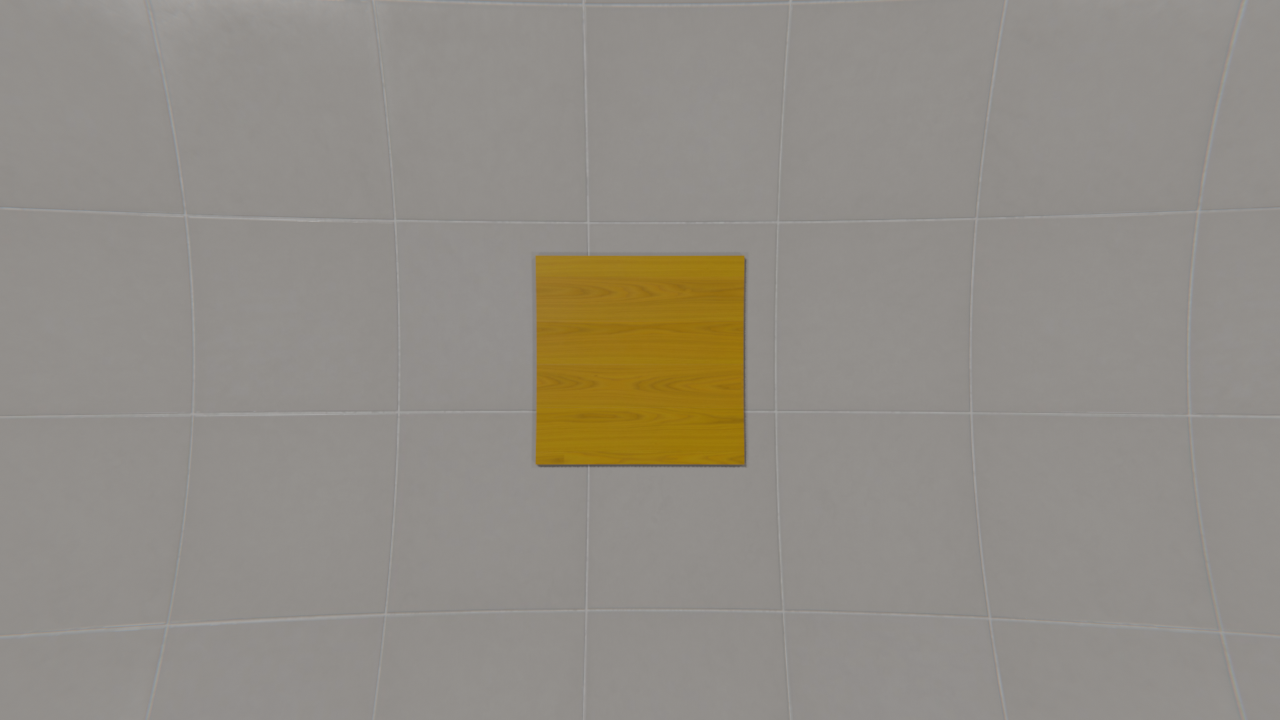
#> input picture training_images/Untitled1.png, 1280 x 720 px, found by its file name; its folder holds only this picture in this run
$ python generate_calib_json.py
#> lines starting #> are read from the running program, lines starting #| are printed output that depends on the picture; after the words box and inside, x2 and y2 are one past the last pixel; in counts of white or black regions, pixels touching at a corner belong together
### src/objectDetector.py
import cv2
import numpy as np
import math
from typing import Dict, Optional

"""
Functions for detecting object by color filtering, extracting contour and calculating the metrics
"""

def filter_by_color(
    image: np.ndarray,
    lower_hsv: np.ndarray,
    upper_hsv: np.ndarray,
) -> np.ndarray:
    """
    Converts BGR to HSV and applies thresholding.
    Uses an ELLIPTICAL kernel instead of a square kernel to preserve organic curves.
    Set use_morphology=False to disable post-processing entirely.
    """
    hsv_image = cv2.cvtColor(image, cv2.COLOR_BGR2HSV)
    mask = cv2.inRange(hsv_image, lower_hsv, upper_hsv)

    return mask


def extract_primary_contour(
    binary_mask: np.ndarray,
    min_area: float = 400.0
) -> Optional[np.ndarray]:
    """
    Detects contours using CHAIN_APPROX_NONE to preserve every exact perimeter point
    without corner approximation.
    """
    # CHAIN_APPROX_NONE stores all contour points (no straight line approximation)
    contours, _ = cv2.findContours(
        binary_mask, cv2.RETR_EXTERNAL, cv2.CHAIN_APPROX_NONE
    )

    best_contour = None
    best_score = -1.0

    for contour in contours:
        area = cv2.contourArea(contour)
        if area < min_area:
            continue

        perimeter = cv2.arcLength(contour, closed=True)
        if perimeter == 0:
            continue

        circularity = (4.0 * math.pi * area) / (perimeter ** 2)
        score = circularity * math.log(area)

        if score > best_score:
            best_score = score
            best_contour = contour

    return best_contour


def get_contour_metrics(contour: np.ndarray) -> Optional[Dict[str, any]]:
    area = cv2.contourArea(contour)
    moments = cv2.moments(contour)

    if moments["m00"] == 0:
        return None

    cx = int(moments["m10"] / moments["m00"])
    cy = int(moments["m01"] / moments["m00"])

    return {
        "center": (cx, cy),
        "area_px": area
    }

### training_images/generate_calib_json.py
import json
import sys
import os
sys.path.append(os.path.abspath(os.path.join(os.path.dirname(__file__), '..')))
import cv2
import numpy as np
from config import FRAME_WIDTH, FRAME_HEIGHT, LOWER_HSV, UPPER_HSV
from objectDetector import filter_by_color, extract_primary_contour, get_contour_metrics

"""
Writes into the json file that the data for calibration held. Runs from the command line.
"""

image_name = "Untitled"

def generate_calibration_dataset(
    images_dir: str = "training_images",
    json_path: str = "training_images/real_coordinates.json",
    output_path: str = "calibration_data.json"
) -> None:

#> called with images_dir = 'training_images', json_path = 'training_images/real_coordinates.json', output_path = 'calibration_data.json'
    if not os.path.exists(json_path):
        raise FileNotFoundError(f"Could not find real coordinates file at: {json_path}")

    if not os.path.exists(images_dir):
        raise FileNotFoundError(f"Could not find training images directory at: {images_dir}")

    # Load real world coordinates
    with open(json_path, "r") as f:
#> (reads training_images/real_coordinates.json from the repository)
        real_coords_list = json.load(f)

    calibration_samples = []

    for item in real_coords_list:
        sample_id = item["id"]
        img_filename = f"{image_name}{sample_id}.png"
        img_path = os.path.join(images_dir, img_filename)

        if not os.path.exists(img_path):
            print(f"  [WARNING] Image not found: {img_path}. Skipping.")
            continue

        image = cv2.imread(img_path)
#> image is the input picture: shape (720, 1280, 3); mean B, G, R 133.8, 141.5, 146.2

        # Resize image if it doesn't match config dimensions
        if image.shape[1] != FRAME_WIDTH or image.shape[0] != FRAME_HEIGHT:
            image = cv2.resize(image, (FRAME_WIDTH, FRAME_HEIGHT))

        # 1. Apply color filter using config HSV thresholds
        binary_mask = filter_by_color(image, LOWER_HSV, UPPER_HSV)
#> in filter_by_color, `hsv_image = cv2.cvtColor(image, cv2.COLOR_BGR2HSV)`: hsv_image: shape (720, 1280, 3); mean H, S, V 16.3, 21.1, 146.2
#> in filter_by_color, `mask = cv2.inRange(hsv_image, lower_hsv, upper_hsv)`:
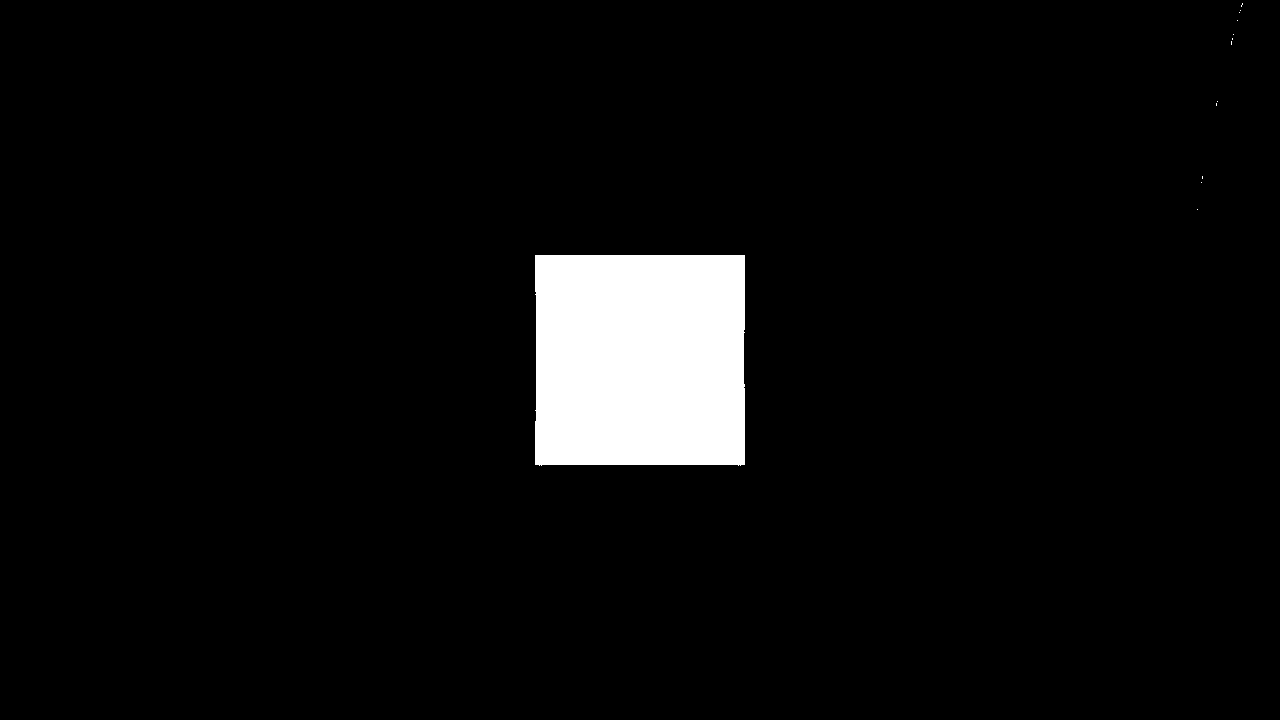
#> mask: shape (720, 1280); 4.8% white; 13 white regions (12 under 20 px)
        contour = extract_primary_contour(binary_mask)
#> in extract_primary_contour, `contours, _ = cv2.findContours( binary_mask, cv2.RETR_EXTERNAL, cv2.CH..`: contours = 13 contours, 12 with area under 20; largest, box (x1, y1, x2, y2) and area: (535, 255, 745, 466) 43504
#> the loop in extract_primary_contour, `for contour in contours:` made 13 passes
#> (area, perimeter, circularity, score, best_score) on pass 1: (43504, 844.3, 0.767, 8.19, 8.19)
#> after the loop in extract_primary_contour, `for contour in contours:`: best_contour = contour of 836 points, box (x1, y1, x2, y2) (535, 255, 745, 466), area 43504; best_score = 8.19
#> contour has the same summary as best_contour in extract_primary_contour
        if contour is None:
            print(f"  [WARNING] No valid contour found in {img_filename}. Skipping.")
            continue
        metrics = get_contour_metrics(contour)
#> in get_contour_metrics, `area = cv2.contourArea(contour)`: area = 43504
#> in get_contour_metrics, `moments = cv2.moments(contour)`: moments = moments, m00 43504, centre m10/m00, m01/m00 = (639.7, 359.5)
#> in get_contour_metrics, `cx = int(moments["m10"] / moments["m00"])`: cx = 639
#> in get_contour_metrics, `cy = int(moments["m01"] / moments["m00"])`: cy = 359
#> metrics = {'center': (639, 359), 'area_px': 43504}

        cx, cy = metrics["center"]
#> cx = 639; cy = 359
        area_px = metrics["area_px"]
#> area_px = 43504

        # Build formatted sample entry
        sample = {
            "id": sample_id,
            "cx_px": float(cx),
            "cy_px": float(cy),
            "area_px": float(area_px),
            "real_x": float(item["real_x"]),
            "real_y": float(item["real_y"]),
            "real_z": float(item["real_z"])
        }
#> sample = {'id': 1, 'cx_px': 639, 'cy_px': 359, 'area_px': 43504, 'real_x': 0, 'real_y': 0, 'real_z': 1.36}
        calibration_samples.append(sample)
        print(f"  [SUCCESS] Sample #{sample_id} -> Center: ({cx}, {cy}), Area: {area_px:.0f} px")
#|   [SUCCESS] Sample #1 -> Center: (639, 359), Area: 43504 px

    # Save compiled dataset to output JSON file
    with open(output_path, "w") as f:
        json.dump(calibration_samples, f, indent=4)

    print(f"\n[COMPLETE] Successfully generated '{output_path}' with {len(calibration_samples)} valid samples.\n")


if __name__ == "__main__":
    generate_calibration_dataset()
